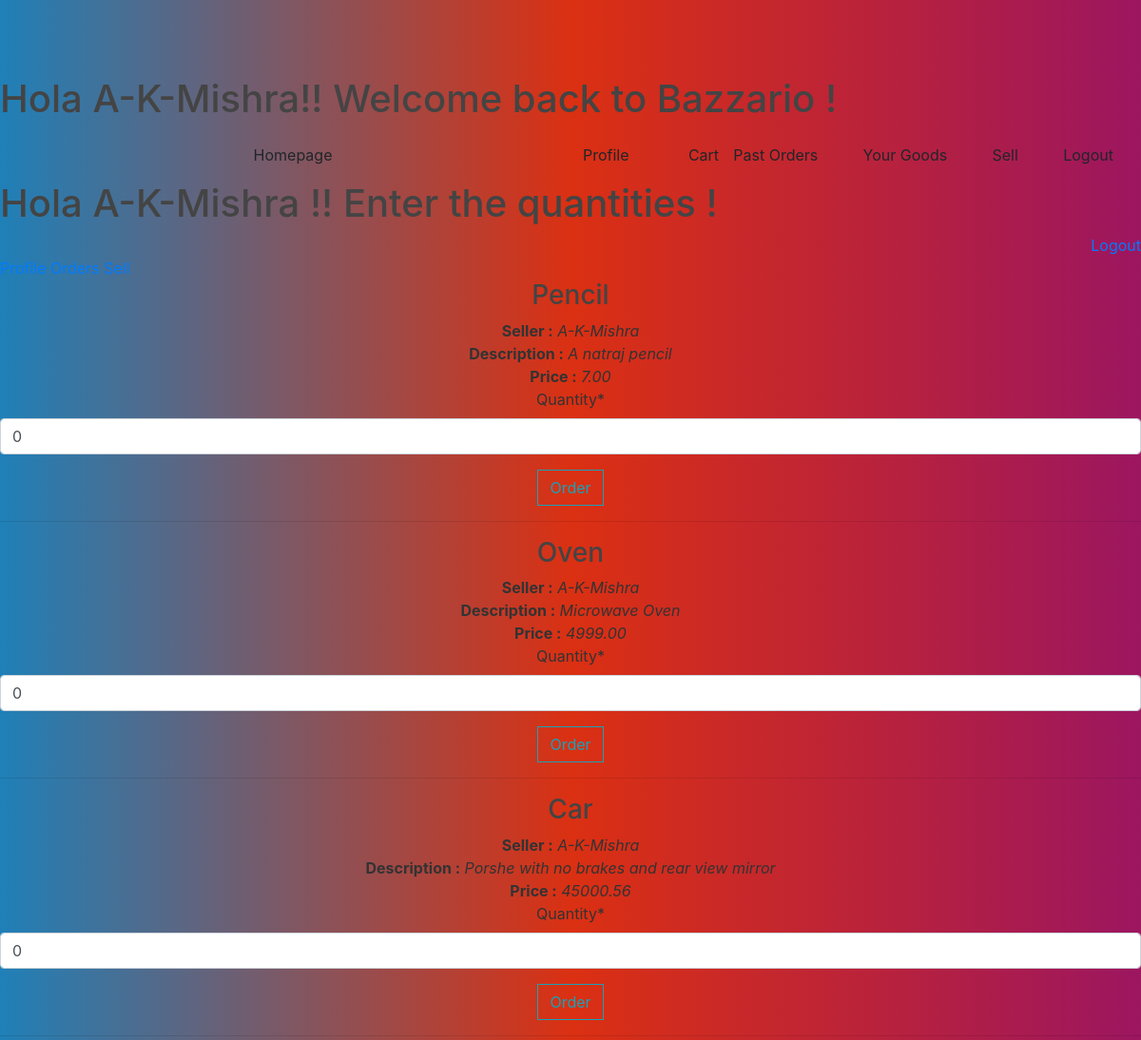
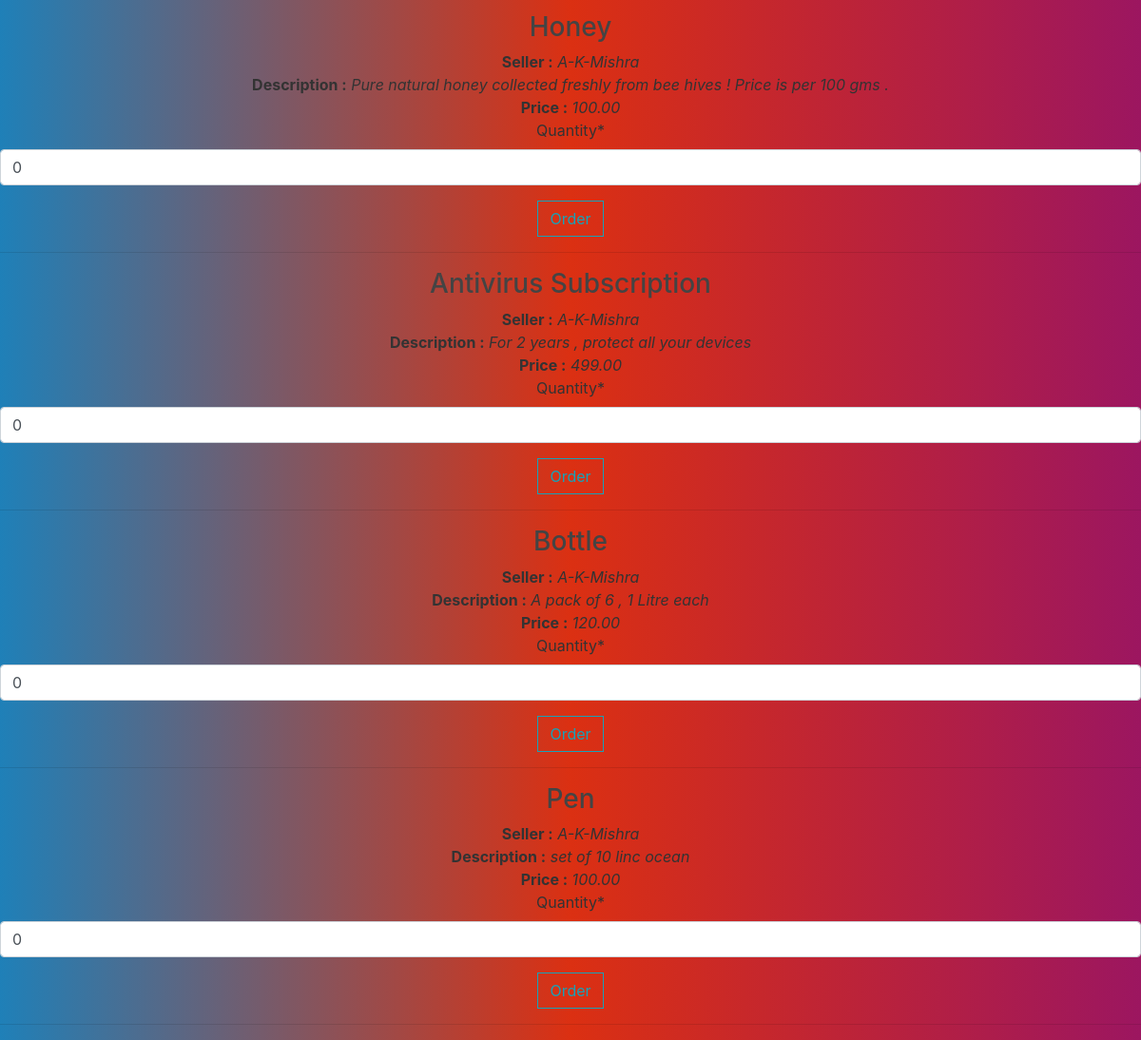
The page /order/47/ (signed in) on the database its author committed (2 pictures, top to bottom).
### products/models.py (models this page shows, shortened)
class Products(models.Model ):
    name = models.CharField( max_length = 200)
    description = models.TextField()
    seller = models.ForeignKey(User,on_delete=models.CASCADE)
    price = models.DecimalField(max_digits = 10 , decimal_places =2  )
    quantity_in_stock = models.IntegerField(validators=[MinValueValidator(0)] , default=0)
    image = models.ImageField( default = 'default.png' , upload_to = 'item_pics')

### products/views.py (the view, shortened to what this page needs)
# urls.py: path('order/<int:pk>/', OrderCreateView.as_view() ,name ="order-create"),
class OrderCreateView(LoginRequiredMixin , CreateView) :
    model = Order
    template_name = 'products/order_form.html'
    fields = ['quantity']
    def get_context_data(self, **kwargs):
        context = super(CreateView, self).get_context_data(**kwargs)
        context['products'] = Products.objects.all()
        return context

### products/templates/products/order_form.html (shortened to what this page needs)
{% extends 'products/base.html' %}
{% load crispy_forms_tags %}
{% block content %}
                {% if not user.is_authenticated%}
                    <h4> Please Log in to Order </h4>
                    <a href="{% url 'login'%} ">Log in</a>
                {% else %}
                    <h1>Hola {{ user.username }} !! Enter the quantities !</h1>
                    <div align ='right'>
                        <a href="{% url 'logout'%}">Logout</a>
                    </div>
                    <div align = 'left'>
                        <a href="{% url 'profile'%}">Profile</a> <a href="{% url 'user-order' user.username %}">Orders</a> <a href="{% url 'product-create' %}">Sell</a>
                    </div>
                {% endif %}
                {% for product in products %}
                    <div align="center">
                        <h3>{{ product.name}}</h3>
                        <strong>Seller :</strong> <em>{{product.seller}}</em>
                        <div><strong>Description :</strong> <em> {{ product.description }}</em></div>
                        <strong>Price :</strong> <em>{{product.price}}</em>
                        <br>
                        <form method = "POST"  >
                                    {{ form|crispy }}
                            <div class="form-group">
                                <button class="btn btn-outline-info" type="submit">Order</button>
                            </div>
                        </form>
                        <hr>
                    </div>
                {% endfor %}
 {%endblock%}

### products/templates/products/base.html (shortened to what this page needs)
{% load static %}
<!DOCTYPE html>
<html >
    <head>
        <link rel="stylesheet" href="https://maxcdn.bootstrapcdn.com/bootstrap/4.0.0/css/bootstrap.min.css">
        <link rel="stylesheet" href="https://cdnjs.cloudflare.com/ajax/libs/font-awesome/4.0.3/css/font-awesome.css">
        <link rel="stylesheet" href="https://stackpath.bootstrapcdn.com/bootstrap/4.3.1/css/bootstrap.min.css">
        <link rel="stylesheet" type="text/css" href="{% static 'products/main.css' %}">
        <link rel="stylesheet" type="text/css" href="{% static 'products/main1.css' %}">
        <link rel="stylesheet" type="text/css" href="{% static 'products/search_bar.css' %}">
    </head>
    <body >
        {% if user.is_authenticated %}
            <h1 class=''>Hola {{user.username}}!! Welcome back to Bazzario !</h1>
        {% else %}
            <h1>Hola Mi Amigo!! Welcome  to Bazzario !</h1>
        {% endif %}
        <header class="site-header justify-content-between">
            <nav class="navbar navbar-expand ">
                <a class='btn col-sm-6 align-items-left ' href="/">Homepage</a>
                {% if user.is_authenticated %}
                    <div class="container" >
                            <a class='12 btn ' href="{% url 'profile'%}">Profile</a>
                            <a class='13 btn cart-icon' id= "cart-icon" href="{% url 'cart-detail' %}">Cart</a>
                            <a class='14 btn '  href="{% url 'user-order' user.username %}">Past Orders</a>
                            <a class='15 btn ' href="{% url 'user-products' user.username %}">Your Goods</a>
                            <a class='16 btn ' href="{% url 'product-create' %}">Sell</a>
                            <a class='17 btn ' href="{% url 'logout'%}">Logout</a>
                    </div>
                {% else %}
                    <div class="container"  >
                        <a class = 'btn nav-item nav-link' href="{% url 'login' %}">Login</a>
                    </div>
                {% endif %}
            </nav>
        </header>
        {% block content%}{%endblock%}
    </body>
</html>

### products/static/products/main.css (style rules this page uses)
h1,h2,h3,h4,h5,h6 { color:hsl(0, 0%, 30%); }
#cart-icon { width:25px; display: inline-block; margin-left: 15px; }
.btn { border-radius: 0; }

### products/static/products/main1.css (style rules this page uses)
body { background: #fafafa; color: #333333; margin-top: 5rem; }
h1, h2, h3, h4, h5, h6 { color: #444444; }

### products/templates/products/base.html (style rules this page uses)
body { background: linear-gradient(to right, #1f80b8, #db3012 , #9c1660 ); min-height: 100vh }

### rows shown on the page
Products: name "Pencil", seller "A-K-Mishra", description "A natraj pencil", price "7.00", quantity "0"
Products: name "Oven", seller "A-K-Mishra", description "Microwave Oven", price "4999.00", quantity "0"
Products: name "Car", seller "A-K-Mishra", description "Porshe with no brakes and rear view mirror", price "45000.56", quantity "0"
Products: name "Honey", seller "A-K-Mishra", description "Pure natural honey collected freshly from bee hives ! Price is per 100 gms .", price "100.00", quantity "0"
Products: name "Antivirus Subscription", seller "A-K-Mishra", description "For 2 years , protect all your devices", price "499.00", quantity "0"
Products: name "Bottle", seller "A-K-Mishra", description "A pack of 6 , 1 Litre each", price "120.00", quantity "0"
Products: name "Pen", seller "A-K-Mishra", description "set of 10 linc ocean", price "100.00", quantity "0"

### other values the page prints
{{ user.username }} "A-K-Mishra"
